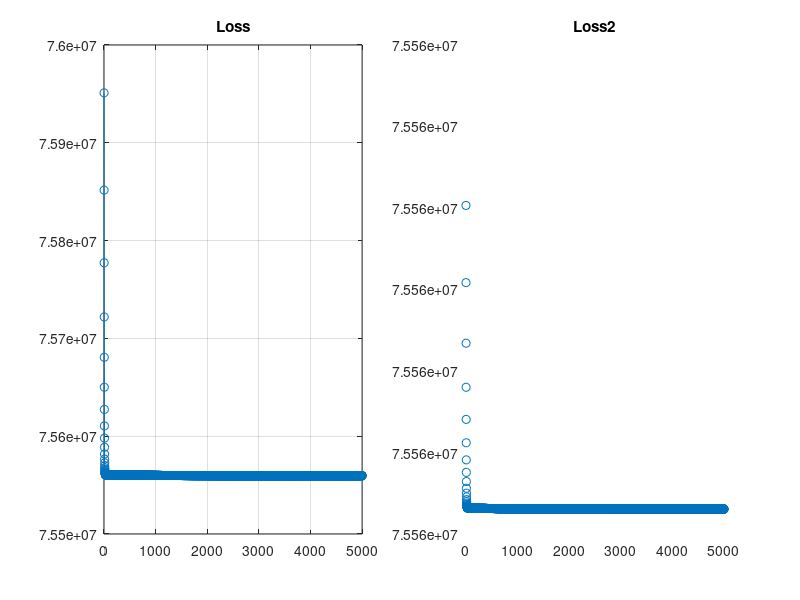
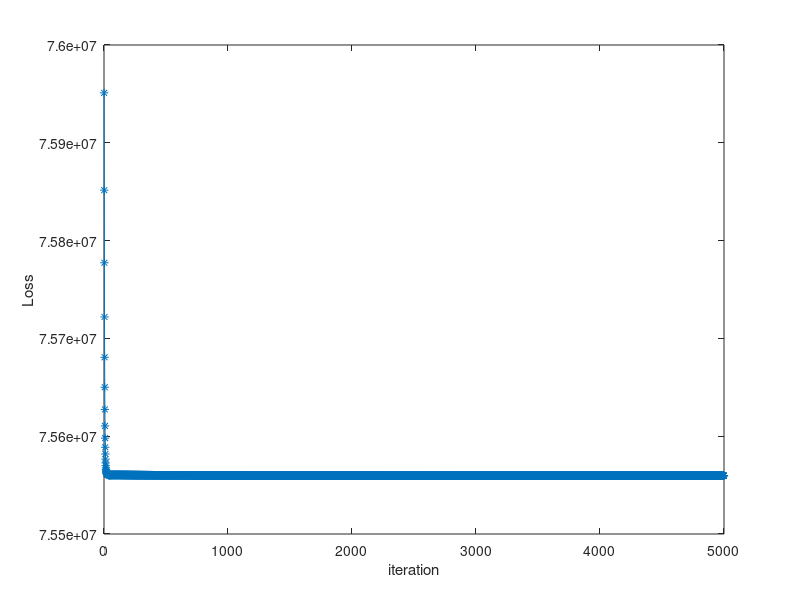
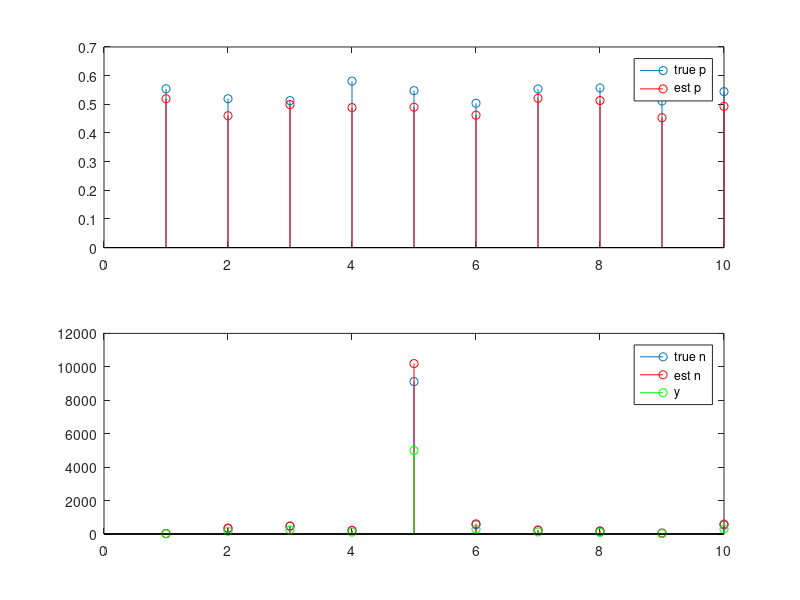

The MATLAB source for these figures, in order:


close all;
clear all;

rng(2044);
%%
m = 10;

K = 3; 

A = rand(m,m) > 0.9; A = double((A+A')/2 > 0);

A = A - diag(diag(A));
D = sum(A,2);
L = diag(D) - A; 

t = 1;
while t == 1
p_var = 0.1; p_level = 0.5;
p = p_level + randn(m,1)*p_var; 
p(p>0.95) = 0.95; p(p<0.05) = 0.05;

% make p bounded between [p_min, p_max]
p_min = 0.05;
p_max = 0.95;
p = p_min+p*(p_max-p_min);
if p'*L*p<0.02
    t = 0;
end
disp(['true p var = ' num2str(p'*L*p)])
end

%%
X = randn(m,K) + 2; my_beta = ones(K,1);
n = round(exp(X*my_beta));
%X = randn(m,K) + 5; my_beta = ones(K,1);
%n = round(X*my_beta + randn(m,1));

trial = 10;
tic,
y = [];
for ii = 1:trial
    y = [y, binornd(n, p)];
end
y = mean(y,2);
toc

%%
%lambda_1 = 0.2; 
lambda_1 = 0.01; 

lambda_2 = 0.9;
P = eye(m) - X*pinv(X'*X)*X';

%%
iter = 5000; %500; 
loss = zeros(iter,1);
loss2 = zeros(iter,1); %log domain in 1st term


% initial value
n_est = y+1; 

%p_est = ones(m,1)*p_level;
p_est = y./n_est;
%p_est = p_min + rand(m,1)*(p_max-p_min);


%% in (log n, log p) domain

v_max = 0;
u_min = 0;

u = log(n_est);
v = log(p_est);

logy = log(y);
u = logy - v;

% iterations
step = 1e-2; %1e-3; 
inner_iter = 1;

for ii = 1:iter
    
    for inter_ii = 1:inner_iter
        
        
        u = inv(lambda_2*P+eye(m))*(logy-v);
        u_min = 0;
        
        u( u < u_min) =u_min;
        
        %n_est = n_est - step*(dn1+dn2);
        %n_est = n_est - step*(-2*(y-n_est.*p_est).*p_est + 2*lambda_2*P*n_est);
        
        
        %n_est(n_est<1) =1;
    end
    
    for inter_ii = 1:inner_iter
        
        
        v = inv(lambda_1*L+eye(m))*(logy-u);
        
        v(v>v_max) = v_max; 
        
        %p_est = p_est - step*( dp1 + dp2 );
        
        %p_est = p_est - step*( -2*(y-n_est.*p_est).*n_est + 2*lambda_1*L*p_est );
        %p_est(p_est>1) = 1; p_est(p_est<0) = 0;
        
        %p_est(p_est>p_max) = p_max; 
        %p_est(p_est<p_min) = p_min;
    end
    
    n_est = exp(u);
    p_est = exp(v);
    
    loss(ii) = norm(y - n_est.*p_est).^2 + lambda_1*p'*L*p ...
        + lambda_2*norm(n-X*my_beta).^2;
    
    loss2(ii) = norm(logy - (u+v)).^2 + lambda_1*p'*L*p ...
        + lambda_2*norm(n-X*my_beta).^2;
    
end


%%
figure(1);clf; 
subplot(121);
plot(loss,'-o'); 
title('Loss'); grid on;
subplot(122);
plot(loss2,'-o'); 
title('Loss2'); grid on;

figure; plot(loss,'-*'); ylabel('Loss'); xlabel('iteration')

figure; subplot(2,1,1); stem(p); hold on; stem(p_est,'r'); legend('true p','est p')

subplot(2,1,2); stem(n); hold on; stem(n_est,'r');  stem(y,'g'); legend('true n','est n','y')

disp('n, y, n_est')
[n y n_est]
mean(abs(p-p_est))
p'*L*p
% %%
% disp(' p, p_est')
% [p, p_est]
% 
% disp(' n, n_est')
% [n, n_est]

%return;
%


% %% in (n,p) domain
% 
% % iterations
% step = 0.01; 
% inner_iter = 7;
% 
% for ii = 1:iter
%     
%     for inter_ii = 1:inner_iter
%         dn1 = -2*(y-n_est.*p_est).*p_est ;
%         dn2 = 2*lambda_2*P*n_est;
%         n_est = n_est - step*(dn1+dn2);
%         %n_est = n_est - step*(-2*(y-n_est.*p_est).*p_est + 2*lambda_2*P*n_est);
%         
%         n_est(n_est<1) =1;
%     end
%     
%     for inter_ii = 1:inner_iter
%         
%         dp1 = -2*(y-n_est.*p_est).*n_est;
%         dp2 =  2*lambda_1*L*p_est;
%         p_est = p_est - step*( dp1 + dp2 );
%         
%         %p_est = p_est - step*( -2*(y-n_est.*p_est).*n_est + 2*lambda_1*L*p_est );
%         %p_est(p_est>1) = 1; p_est(p_est<0) = 0;
%         
%         p_est(p_est>p_max) = p_max; 
%         p_est(p_est<p_min) = p_min;
%     end
%     
%     loss(ii) = norm(y - n_est.*p_est).^2 + lambda_1*p_est'*L*p_est ...
%         + lambda_2*norm(n_est-X*my_beta).^2;
%     %loss(ii)
% end
% 
% %%
% figure; plot(loss,'-o'); title('Loss')
% 
% figure; subplot(2,1,1); stem(p); hold on; stem(p_est,'r'); legend('true p','est p')
% 
% subplot(2,1,2); stem(n); hold on; stem(n_est,'r');  stem(y,'g'); legend('true n','est n','y')
% 
% disp('n, y, n_est')
% [n y n_est]
